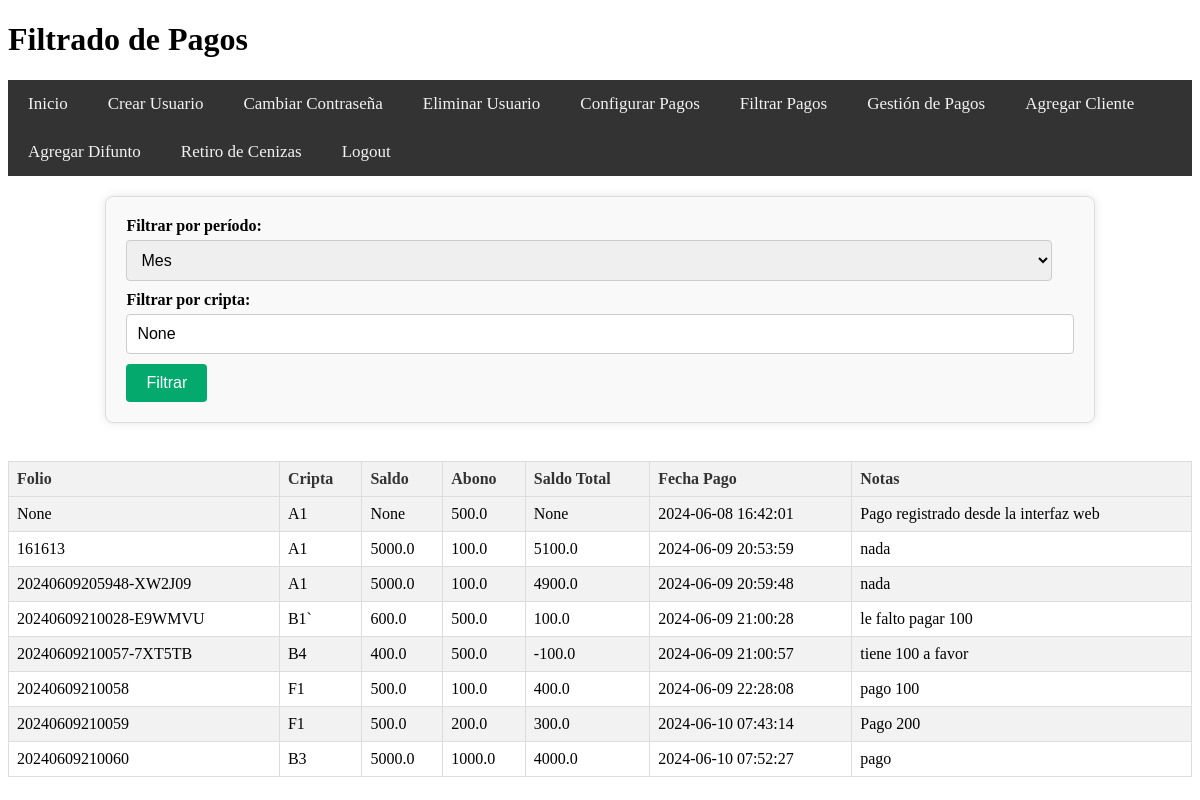
The app's page /filtrado_pagos (signed in), older data.
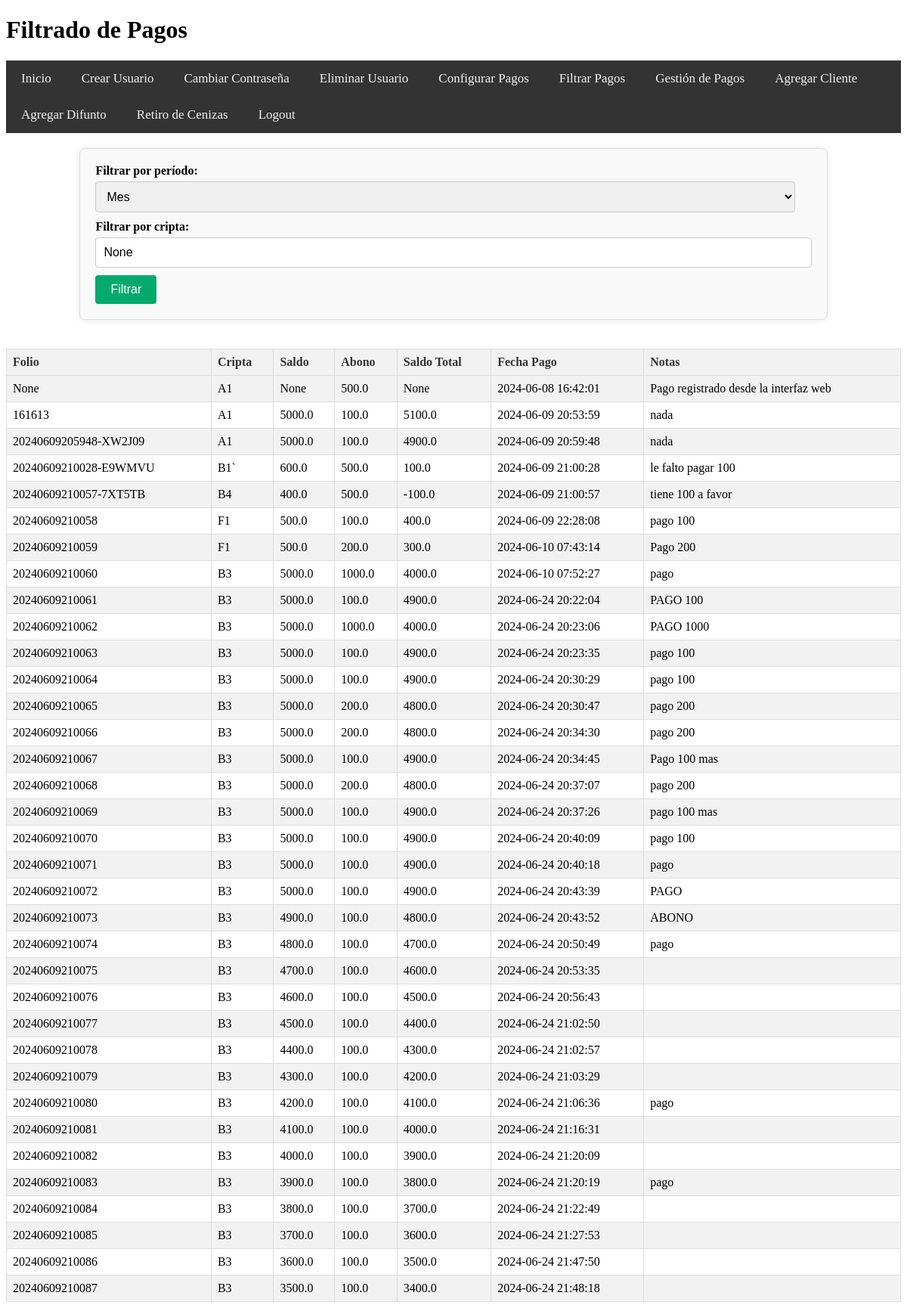
The same page, newer data.
### tables this page shows
CREATE TABLE Pagos (
    Folio TEXT PRIMARY KEY,
    Cripta TEXT,
    Saldo REAL,
    Abono REAL,
    Saldo_total REAL,
    Fecha_pago TEXT,
    Notas TEXT,
    FOREIGN KEY (Cripta) REFERENCES Clientes(Cripta)
);

### app.py (the view)
@app.route('/filtrado_pagos', methods=['GET', 'POST'])
@role_required('admin')
def filtrado_pagos():
    filtro = request.args.get('filtro', 'mes')
    cripta = request.args.get('cripta', None)
    conn = get_db_connection()
    cursor = conn.cursor()
    today = datetime.today()
    start_date = None
    if filtro == 'semana':
        start_date = today - timedelta(days=today.weekday())  # Start of the current week
    elif filtro == 'mes':
        start_date = today.replace(day=1)  # Start of the current month
    elif filtro == 'año':
        start_date = today.replace(month=1, day=1)  # Start of the current year
    query = 'SELECT * FROM Pagos WHERE 1=1'
    params = []
    if start_date:
        start_date_str = start_date.strftime('%Y-%m-%d')
        query += ' AND Fecha_pago >= ?'
        params.append(start_date_str)
    if cripta:
        query += ' AND Cripta = ?'
        params.append(cripta)
    cursor.execute(query, params)
    pagos = cursor.fetchall()
    conn.close()
    return render_template('filtrado_pagos.html', pagos=pagos, filtro=filtro, cripta=cripta)

### app.py (called while the page is built)
def role_required(allowed_roles):
    def decorator(func):
        @wraps(func)
        def wrapper(*args, **kwargs):
            if 'role' in session and session['role'] in allowed_roles:
                return func(*args, **kwargs)
            else:
                flash('No tienes permiso para acceder a esta página.', 'error')
                return redirect(url_for('login'))  # Redirige a la página de inicio o a donde sea apropiado
        return wrapper
    return decorator

def get_db_connection():
    conn = sqlite3.connect('cripta_administracion.db')
    conn.row_factory = sqlite3.Row
    return conn

### templates/filtrado_pagos.html (shortened to what this page needs)
<!DOCTYPE html>
<html lang="es">
<head>
    <link rel="stylesheet" href="{{ url_for('static', filename='styles.css') }}">
</head>
<body>
    <header>
        <h1>Filtrado de Pagos</h1>
        {% if 'username' in session %}
        <nav>
            <ul class="navbar">
                <li><a href="{{ url_for('menu') }}">Inicio</a></li>
                {% if session['role'] == 'admin' %}
                <li><a href="{{ url_for('create_user') }}">Crear Usuario</a></li>
                <li><a href="{{ url_for('change_password') }}">Cambiar Contraseña</a></li>
                <li><a href="{{ url_for('delete_user') }}">Eliminar Usuario</a></li>
                <li><a href="{{ url_for('configurar_pagos') }}">Configurar Pagos</a></li>
                <li><a href="{{ url_for('filtrado_pagos') }}">Filtrar Pagos</a></li>
                {% endif %}
                <li><a href="{{ url_for('pagos_cajero') }}">Gestión de Pagos</a></li>
                <li><a href="{{ url_for('agregar_cliente') }}">Agregar Cliente</a></li>
                <li><a href="{{ url_for('agregar_difunto') }}">Agregar Difunto</a></li>
                <li><a href="{{ url_for('retiro_cenizas') }}">Retiro de Cenizas</a></li>
                <li><a href="{{ url_for('logout') }}">Logout</a></li>
            </ul>
        </nav>
        {% endif %}
    </header>
    <main>
        <form method="get" action="{{ url_for('filtrado_pagos') }}">
            <label for="filtro">Filtrar por período:</label>
            <select name="filtro" id="filtro">
                <option value="mes" {% if filtro == 'mes' %}selected{% endif %}>Mes</option>
            </select>
            <br>
            <label for="cripta">Filtrar por cripta:</label>
            <input type="text" name="cripta" id="cripta" value="{{ cripta }}">
            <br>
            <button type="submit">Filtrar</button>
        </form>
        <br>
        <table>
            <tr>
                <th>Folio</th>
                <th>Cripta</th>
                <th>Saldo</th>
                <th>Abono</th>
                <th>Saldo Total</th>
                <th>Fecha Pago</th>
                <th>Notas</th>
            </tr>
            {% for pago in pagos %}
            <tr>
                <td>{{ pago['Folio'] }}</td>
                <td>{{ pago['Cripta'] }}</td>
                <td>{{ pago['Saldo'] }}</td>
                <td>{{ pago['Abono'] }}</td>
                <td>{{ pago['Saldo_total'] }}</td>
                <td>{{ pago['Fecha_pago'] }}</td>
                <td>{{ pago['Notas'] }}</td>
            </tr>
            {% endfor %}
        </table>
    </main>
</body>
</html>

Row changes from the older to the newer data that the page shows:
added Pagos: Folio "20240609210061", Cripta "B3", Saldo "5000.0", Abono "100.0", Saldo_total "4900.0", Fecha_pago "2024-06-24 20:22:04", Notas "PAGO 100"
added Pagos: Folio "20240609210062", Cripta "B3", Saldo "5000.0", Abono "1000.0", Saldo_total "4000.0", Fecha_pago "2024-06-24 20:23:06", Notas "PAGO 1000"
added Pagos: Folio "20240609210063", Cripta "B3", Saldo "5000.0", Abono "100.0", Saldo_total "4900.0", Fecha_pago "2024-06-24 20:23:35", Notas "pago 100"
added Pagos: Folio "20240609210064", Cripta "B3", Saldo "5000.0", Abono "100.0", Saldo_total "4900.0", Fecha_pago "2024-06-24 20:30:29", Notas "pago 100"
added Pagos: Folio "20240609210065", Cripta "B3", Saldo "5000.0", Abono "200.0", Saldo_total "4800.0", Fecha_pago "2024-06-24 20:30:47", Notas "pago 200"
added Pagos: Folio "20240609210066", Cripta "B3", Saldo "5000.0", Abono "200.0", Saldo_total "4800.0", Fecha_pago "2024-06-24 20:34:30", Notas "pago 200"
added Pagos: Folio "20240609210067", Cripta "B3", Saldo "5000.0", Abono "100.0", Saldo_total "4900.0", Fecha_pago "2024-06-24 20:34:45", Notas "Pago 100 mas"
added Pagos: Folio "20240609210068", Cripta "B3", Saldo "5000.0", Abono "200.0", Saldo_total "4800.0", Fecha_pago "2024-06-24 20:37:07", Notas "pago 200"
added Pagos: Folio "20240609210069", Cripta "B3", Saldo "5000.0", Abono "100.0", Saldo_total "4900.0", Fecha_pago "2024-06-24 20:37:26", Notas "pago 100 mas"
added Pagos: Folio "20240609210070", Cripta "B3", Saldo "5000.0", Abono "100.0", Saldo_total "4900.0", Fecha_pago "2024-06-24 20:40:09", Notas "pago 100"
added Pagos: Folio "20240609210071", Cripta "B3", Saldo "5000.0", Abono "100.0", Saldo_total "4900.0", Fecha_pago "2024-06-24 20:40:18", Notas "pago"
added Pagos: Folio "20240609210072", Cripta "B3", Saldo "5000.0", Abono "100.0", Saldo_total "4900.0", Fecha_pago "2024-06-24 20:43:39", Notas "PAGO"
added Pagos: Folio "20240609210073", Cripta "B3", Saldo "4900.0", Abono "100.0", Saldo_total "4800.0", Fecha_pago "2024-06-24 20:43:52", Notas "ABONO"
added Pagos: Folio "20240609210074", Cripta "B3", Saldo "4800.0", Abono "100.0", Saldo_total "4700.0", Fecha_pago "2024-06-24 20:50:49", Notas "pago"
added Pagos: Folio "20240609210075", Cripta "B3", Saldo "4700.0", Abono "100.0", Saldo_total "4600.0", Fecha_pago "2024-06-24 20:53:35"
added Pagos: Folio "20240609210076", Cripta "B3", Saldo "4600.0", Abono "100.0", Saldo_total "4500.0", Fecha_pago "2024-06-24 20:56:43"
added Pagos: Folio "20240609210077", Cripta "B3", Saldo "4500.0", Abono "100.0", Saldo_total "4400.0", Fecha_pago "2024-06-24 21:02:50"
added Pagos: Folio "20240609210078", Cripta "B3", Saldo "4400.0", Abono "100.0", Saldo_total "4300.0", Fecha_pago "2024-06-24 21:02:57"
added Pagos: Folio "20240609210079", Cripta "B3", Saldo "4300.0", Abono "100.0", Saldo_total "4200.0", Fecha_pago "2024-06-24 21:03:29"
added Pagos: Folio "20240609210080", Cripta "B3", Saldo "4200.0", Abono "100.0", Saldo_total "4100.0", Fecha_pago "2024-06-24 21:06:36", Notas "pago"
added Pagos: Folio "20240609210081", Cripta "B3", Saldo "4100.0", Abono "100.0", Saldo_total "4000.0", Fecha_pago "2024-06-24 21:16:31"
added Pagos: Folio "20240609210082", Cripta "B3", Saldo "4000.0", Abono "100.0", Saldo_total "3900.0", Fecha_pago "2024-06-24 21:20:09"
added Pagos: Folio "20240609210083", Cripta "B3", Saldo "3900.0", Abono "100.0", Saldo_total "3800.0", Fecha_pago "2024-06-24 21:20:19", Notas "pago"
added Pagos: Folio "20240609210084", Cripta "B3", Saldo "3800.0", Abono "100.0", Saldo_total "3700.0", Fecha_pago "2024-06-24 21:22:49"
added Pagos: Folio "20240609210085", Cripta "B3", Saldo "3700.0", Abono "100.0", Saldo_total "3600.0", Fecha_pago "2024-06-24 21:27:53"
added Pagos: Folio "20240609210086", Cripta "B3", Saldo "3600.0", Abono "100.0", Saldo_total "3500.0", Fecha_pago "2024-06-24 21:47:50"
added Pagos: Folio "20240609210087", Cripta "B3", Saldo "3500.0", Abono "100.0", Saldo_total "3400.0", Fecha_pago "2024-06-24 21:48:18"
